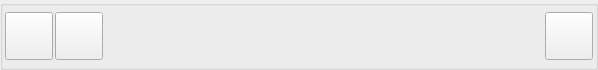
<?xml version="1.0" encoding="UTF-8"?>
<ui version="4.0">
 <class>UserJoinListItemUi</class>
 <widget class="QWidget" name="UserJoinListItemUi">
  <property name="geometry">
   <rect>
    <x>0</x>
    <y>0</y>
    <width>598</width>
    <height>65</height>
   </rect>
  </property>
  <property name="sizePolicy">
   <sizepolicy hsizetype="Expanding" vsizetype="Minimum">
    <horstretch>0</horstretch>
    <verstretch>0</verstretch>
   </sizepolicy>
  </property>
  <property name="minimumSize">
   <size>
    <width>0</width>
    <height>0</height>
   </size>
  </property>
  <property name="maximumSize">
   <size>
    <width>16777215</width>
    <height>16777215</height>
   </size>
  </property>
  <property name="font">
   <font>
    <pointsize>8</pointsize>
   </font>
  </property>
  <property name="windowTitle">
   <string>Form</string>
  </property>
  <property name="styleSheet">
   <string notr="true"/>
  </property>
  <layout class="QGridLayout" name="gridLayout">
   <property name="leftMargin">
    <number>0</number>
   </property>
   <property name="topMargin">
    <number>0</number>
   </property>
   <property name="rightMargin">
    <number>0</number>
   </property>
   <property name="bottomMargin">
    <number>0</number>
   </property>
   <property name="spacing">
    <number>0</number>
   </property>
   <item row="0" column="0">
    <widget class="QGroupBox" name="groupBox">
     <property name="title">
      <string notr="true"/>
     </property>
     <layout class="QHBoxLayout" name="horizontalLayout">
      <property name="spacing">
       <number>2</number>
      </property>
      <property name="leftMargin">
       <number>2</number>
      </property>
      <property name="topMargin">
       <number>2</number>
      </property>
      <property name="rightMargin">
       <number>2</number>
      </property>
      <property name="bottomMargin">
       <number>2</number>
      </property>
      <item>
       <widget class="VxPushButton" name="m_AvatarButton">
        <property name="sizePolicy">
         <sizepolicy hsizetype="Fixed" vsizetype="Fixed">
          <horstretch>0</horstretch>
          <verstretch>0</verstretch>
         </sizepolicy>
        </property>
        <property name="minimumSize">
         <size>
          <width>48</width>
          <height>48</height>
         </size>
        </property>
        <property name="maximumSize">
         <size>
          <width>48</width>
          <height>48</height>
         </size>
        </property>
        <property name="text">
         <string notr="true"/>
        </property>
        <property name="iconSize">
         <size>
          <width>48</width>
          <height>48</height>
         </size>
        </property>
       </widget>
      </item>
      <item>
       <widget class="VxPushButton" name="m_FriendshipButton">
        <property name="sizePolicy">
         <sizepolicy hsizetype="Fixed" vsizetype="Fixed">
          <horstretch>0</horstretch>
          <verstretch>0</verstretch>
         </sizepolicy>
        </property>
        <property name="minimumSize">
         <size>
          <width>48</width>
          <height>48</height>
         </size>
        </property>
        <property name="maximumSize">
         <size>
          <width>48</width>
          <height>48</height>
         </size>
        </property>
        <property name="text">
         <string notr="true"/>
        </property>
        <property name="iconSize">
         <size>
          <width>48</width>
          <height>48</height>
         </size>
        </property>
       </widget>
      </item>
      <item>
       <layout class="QVBoxLayout" name="ButtonTextVerticalLayout">
        <property name="spacing">
         <number>0</number>
        </property>
        <property name="leftMargin">
         <number>2</number>
        </property>
        <property name="topMargin">
         <number>2</number>
        </property>
        <property name="bottomMargin">
         <number>2</number>
        </property>
        <item>
         <layout class="QHBoxLayout" name="TitleHorizontalLayout">
          <property name="spacing">
           <number>0</number>
          </property>
          <property name="leftMargin">
           <number>0</number>
          </property>
          <item>
           <widget class="QLabel" name="TitlePart1">
            <property name="font">
             <font>
              <weight>50</weight>
              <italic>false</italic>
              <bold>false</bold>
             </font>
            </property>
            <property name="text">
             <string/>
            </property>
           </widget>
          </item>
          <item>
           <widget class="QLabel" name="TitlePart2">
            <property name="text">
             <string/>
            </property>
           </widget>
          </item>
          <item>
           <spacer name="horizontalSpacer">
            <property name="orientation">
             <enum>Qt::Horizontal</enum>
            </property>
            <property name="sizeHint" stdset="0">
             <size>
              <width>40</width>
              <height>20</height>
             </size>
            </property>
           </spacer>
          </item>
         </layout>
        </item>
        <item>
         <layout class="QHBoxLayout" name="DescHorizontalLayout">
          <property name="spacing">
           <number>0</number>
          </property>
          <item>
           <widget class="QLabel" name="DescPart1">
            <property name="text">
             <string/>
            </property>
           </widget>
          </item>
          <item>
           <widget class="QLabel" name="DescPart2">
            <property name="text">
             <string/>
            </property>
           </widget>
          </item>
          <item>
           <spacer name="horizontalSpacer_2">
            <property name="orientation">
             <enum>Qt::Horizontal</enum>
            </property>
            <property name="sizeHint" stdset="0">
             <size>
              <width>40</width>
              <height>20</height>
             </size>
            </property>
           </spacer>
          </item>
         </layout>
        </item>
        <item>
         <widget class="QLabel" name="TodLabel">
          <property name="sizePolicy">
           <sizepolicy hsizetype="Preferred" vsizetype="Preferred">
            <horstretch>0</horstretch>
            <verstretch>0</verstretch>
           </sizepolicy>
          </property>
          <property name="font">
           <font>
            <weight>50</weight>
            <italic>false</italic>
            <bold>false</bold>
           </font>
          </property>
          <property name="frameShape">
           <enum>QFrame::NoFrame</enum>
          </property>
          <property name="lineWidth">
           <number>0</number>
          </property>
          <property name="text">
           <string/>
          </property>
         </widget>
        </item>
       </layout>
      </item>
      <item>
       <widget class="VxPushButton" name="m_MenuButton">
        <property name="sizePolicy">
         <sizepolicy hsizetype="Fixed" vsizetype="Fixed">
          <horstretch>0</horstretch>
          <verstretch>0</verstretch>
         </sizepolicy>
        </property>
        <property name="minimumSize">
         <size>
          <width>48</width>
          <height>48</height>
         </size>
        </property>
        <property name="maximumSize">
         <size>
          <width>48</width>
          <height>48</height>
         </size>
        </property>
        <property name="text">
         <string notr="true"/>
        </property>
        <property name="iconSize">
         <size>
          <width>48</width>
          <height>48</height>
         </size>
        </property>
       </widget>
      </item>
     </layout>
    </widget>
   </item>
  </layout>
 </widget>
 <customwidgets>
  <customwidget>
   <class>VxPushButton</class>
   <extends>QPushButton</extends>
   <header>VxPushButton.h</header>
  </customwidget>
 </customwidgets>
 <resources/>
 <connections/>
</ui>
